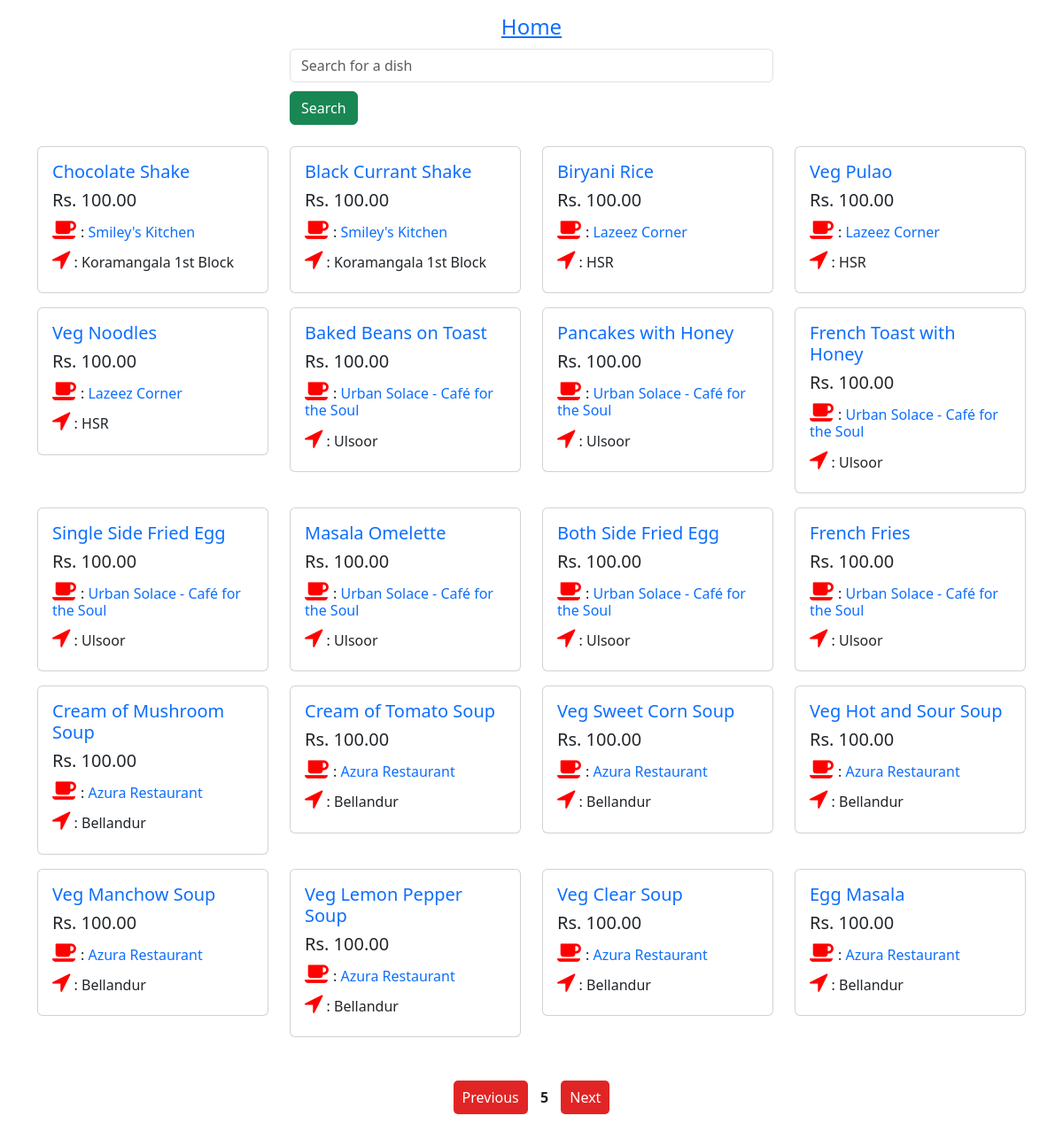
The app's page /?page=5 with its own data.
### myapp/models.py (models this page shows)
class Dish(models.Model):
	restaurant = models.ForeignKey(Restaurant, on_delete=models.CASCADE)
	name = models.CharField(max_length=200)
	rate = models.CharField(max_length=50)

class Restaurant(models.Model):
	restaurantId = models.BigAutoField(primary_key=True, auto_created=False)
	name = models.CharField(max_length=200)
	city = models.CharField(max_length=200)
	location = models.CharField(max_length=500, null=True, blank=True)
	cuisine = models.CharField(max_length=400, null=True, blank=True)
	coordinates = models.CharField(max_length=500)
	rating = models.FloatField()

### myapp/views.py (the view)
# urls.py: path('', views.home, name='home'),
def home(request):
  all = Dish.objects.all().order_by('rate')
  paginator = Paginator(all, 20)
  page = request.GET.get('page')
  dishes = paginator.get_page(page)
  context = dict(dishes=dishes)
  return render(request, 'myapp/home.html', context)

### myapp/templates/myapp/home.html (shortened to what this page needs)
{% extends 'myapp/base.html' %}
{% block content %}
<div class="container mt-2">
  <div class="row">
    {% if dishes %}
      {% for dish in dishes %}
      <div class="col-md-3 mt-2 mb-2">
        <div class="card">
          <div class="card-body">
            <h5><a href="{% url 'dish-detail' dish.id %}" style="text-decoration: none;">{{dish.name}}</a> </h5>
            <h5>Rs. {{dish.rate}}</h5>
             <h6><i class='fa fa-coffee' style='font-size:26px;color:red'></i> : <a href="{% url 'restaurant-detail' dish.restaurant.restaurantId %}" style="text-decoration: none;">{{dish.restaurant.name}} </a></h6>
           <h6> <i class='fa fa-location-arrow' style='font-size:26px;color:red'></i> :
            {{dish.restaurant.city}}</h6>
          </div>
        </div>
      </div>
      {% empty %}
        No dishes found.
      {% endfor %}
    {% endif %}
  </div>
</div>
<div style="text-align: center;" class="mt-5 mb-5">
  {%if dishes.has_previous %}
      <a href="?page={{dishes.previous_page_number}}" class="link">Previous</a>
  {% endif %}
  <span> <strong>{{dishes.number}}</strong></span>
  {%if dishes.has_next %}
    <a href="?page={{dishes.next_page_number}}" class="link">Next</a>
  {% endif %}
</div>
{% endblock content %}

### myapp/static/myapp/css/style.css (style rules this page uses)
.link { margin: 2px 10px; padding: 8px 10px; text-decoration: none; background-color: rgb(225, 37, 37); color: white; border-radius: 5px; font-size: 16px; }

### records on screen
Dish: name "Chocolate Shake", rate "100.00", restaurant.name "Smiley's Kitchen", restaurant.city "Koramangala 1st Block"
Dish: name "Black Currant Shake", rate "100.00", restaurant.name "Smiley's Kitchen", restaurant.city "Koramangala 1st Block"
Dish: name "Biryani Rice", rate "100.00", restaurant.name "Lazeez Corner", restaurant.city "HSR"
Dish: name "Veg Pulao", rate "100.00", restaurant.name "Lazeez Corner", restaurant.city "HSR"
Dish: name "Veg Noodles", rate "100.00", restaurant.name "Lazeez Corner", restaurant.city "HSR"
Dish: name "Baked Beans on Toast", rate "100.00", restaurant.name "Urban Solace - Café for the Soul", restaurant.city "Ulsoor"
Dish: name "Pancakes with Honey", rate "100.00", restaurant.name "Urban Solace - Café for the Soul", restaurant.city "Ulsoor"
Dish: name "French Toast with Honey", rate "100.00", restaurant.name "Urban Solace - Café for the Soul", restaurant.city "Ulsoor"
Dish: name "Single Side Fried Egg", rate "100.00", restaurant.name "Urban Solace - Café for the Soul", restaurant.city "Ulsoor"
Dish: name "Masala Omelette", rate "100.00", restaurant.name "Urban Solace - Café for the Soul", restaurant.city "Ulsoor"
Dish: name "Both Side Fried Egg", rate "100.00", restaurant.name "Urban Solace - Café for the Soul", restaurant.city "Ulsoor"
Dish: name "French Fries", rate "100.00", restaurant.name "Urban Solace - Café for the Soul", restaurant.city "Ulsoor"
Dish: name "Cream of Mushroom Soup", rate "100.00", restaurant.name "Azura Restaurant", restaurant.city "Bellandur"
Dish: name "Cream of Tomato Soup", rate "100.00", restaurant.name "Azura Restaurant", restaurant.city "Bellandur"
Dish: name "Veg Sweet Corn Soup", rate "100.00", restaurant.name "Azura Restaurant", restaurant.city "Bellandur"
Dish: name "Veg Hot and Sour Soup", rate "100.00", restaurant.name "Azura Restaurant", restaurant.city "Bellandur"
Dish: name "Veg Manchow Soup", rate "100.00", restaurant.name "Azura Restaurant", restaurant.city "Bellandur"
Dish: name "Veg Lemon Pepper Soup", rate "100.00", restaurant.name "Azura Restaurant", restaurant.city "Bellandur"
Dish: name "Veg Clear Soup", rate "100.00", restaurant.name "Azura Restaurant", restaurant.city "Bellandur"
Dish: name "Egg Masala", rate "100.00", restaurant.name "Azura Restaurant", restaurant.city "Bellandur"

### other values on screen
{{ dishes.number }} "5"
